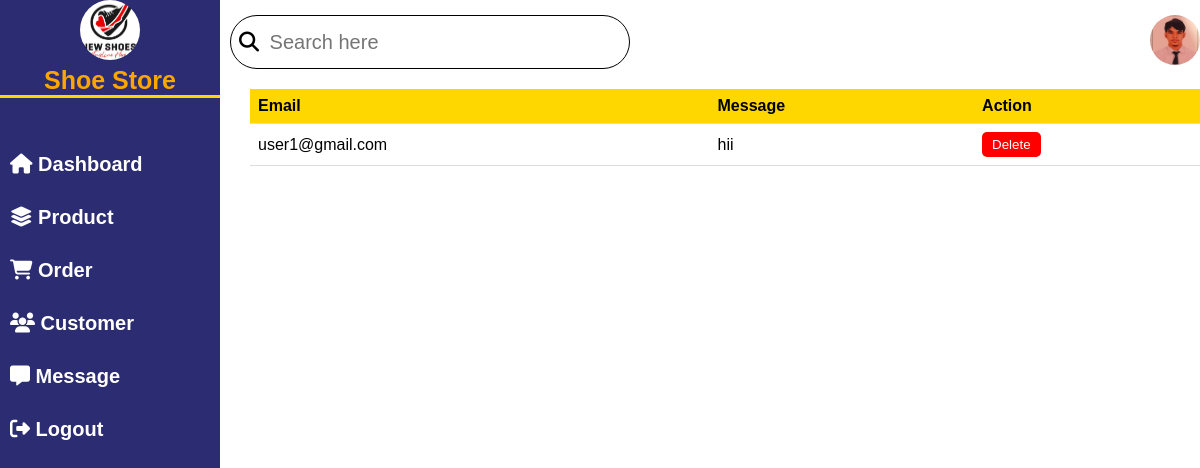
/Admin/report.php, run on an earlier commit of the app's database.
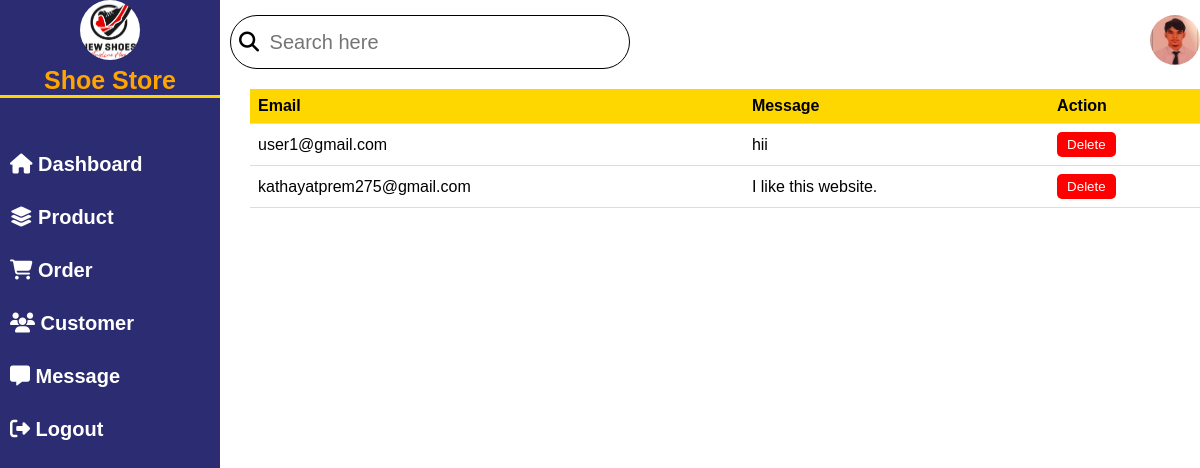
And on a later commit of the database.
### tables this page shows
CREATE TABLE `message` (
  `mid` int(10) NOT NULL,
  `email` varchar(50) NOT NULL,
  `message` varchar(200) NOT NULL
);

### Admin/report.php (the view, shortened to what this page needs)
<?php
    include 'header.php';
    ?>
<!DOCTYPE html>
<html lang="en">
<head>
</head>
<body>
    <center>
   <?php
    include '../config.php';
    $sql = "SELECT mid, email, message FROM message";
    $result = $conn->query($sql);
    if ($result->num_rows > 0) {
        echo "<table>";
        echo "<tr><th>Email</th><th>Message</th><th>Action</th></tr>";
        while ($row = $result->fetch_assoc()) {
            echo "<tr><td>" . $row["email"] . "</td><td>" . $row["message"] . "</td>";
            echo "<td><form method='get'><input type='hidden' name='delete_id' value='" . $row["mid"] . "'><button type='submit' class='delete-btn'>Delete</button></form></td></tr>";
        }
        echo "</table>";
    } else {
        echo "0 results";
    }
    ?>
    </center>
</body>
</html>

What changed in the data, as far as the page shows it:
added message: email "kathayatprem275@gmail.com", message "I like this website."
